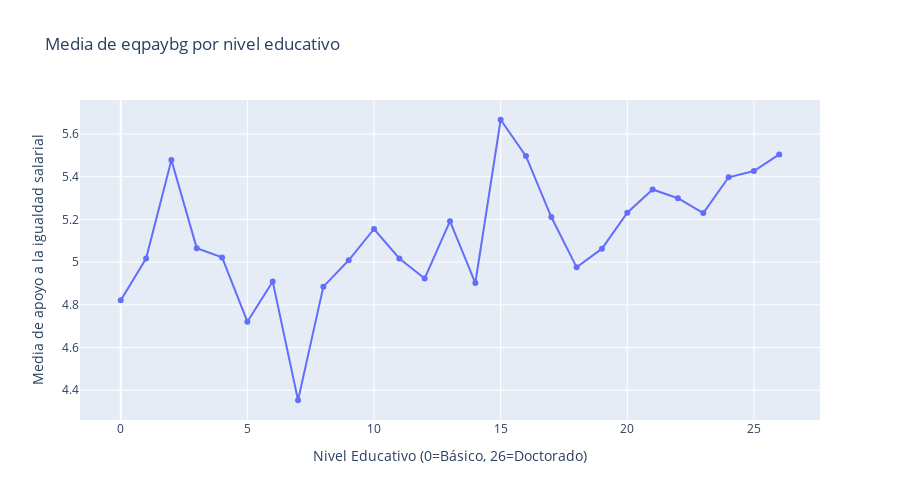

Write notebook code for a chart like this one.
### Code cell
# Gráfico de la media de eqpaybg por nivel educativo
education_means_pay = df_clean.groupby('education_level')['eqpaybg'].mean().reset_index()
education_means_pay.columns = ['education_level', 'eqpaybg_mean']

fig = px.line(education_means_pay, 
              x='education_level', 
              y='eqpaybg_mean',
              markers=True,
              labels={'education_level': 'Nivel Educativo (0=Básico, 26=Doctorado)', 
                      'eqpaybg_mean': 'Media de apoyo a la igualdad salarial'},
              title='Media de eqpaybg por nivel educativo')

fig.update_layout(height=500)
fig.show()

### Figure 1 — Plotly figure (JSON) as saved in the notebook; plotly's stock layout.template omitted (floating-point values rounded to 4 significant figures)
{"data": [{"hovertemplate": "Nivel Educativo (0=Básico, 26=Doctorado)=%{x}<br>Media de apoyo a la igualdad salarial=%{y}<extra></extra>", "legendgroup": "", "line": {"color": "#636efa", "dash": "solid"}, "marker": {"symbol": "circle"}, "mode": "lines+markers", "name": "", "orientation": "v", "showlegend": false, "type": "scatter", "x": [0, 1, 2, 3, 4, 5, 6, 7, 8, 9, 10, 11, 12, 13, 14, 15, 16, 17, 18, 19, 20, 21, 22, 23, 24, 25, 26], "xaxis": "x", "y": [4.822, 5.017, 5.478, 5.065, 5.022, 4.721, 4.909, 4.353, 4.885, 5.008, 5.155, 5.017, 4.923, 5.192, 4.902, 5.667, 5.496, 5.211, 4.975, 5.063, 5.231, 5.34, 5.299, 5.23, 5.397, 5.427, 5.504], "yaxis": "y"}], "layout": {"height": 500, "legend": {"tracegroupgap": 0}, "title": {"text": "Media de eqpaybg por nivel educativo"}, "xaxis": {"anchor": "y", "domain": [0, 1], "title": {"text": "Nivel Educativo (0=Básico, 26=Doctorado)"}}, "yaxis": {"anchor": "x", "domain": [0, 1], "title": {"text": "Media de apoyo a la igualdad salarial"}}}}
